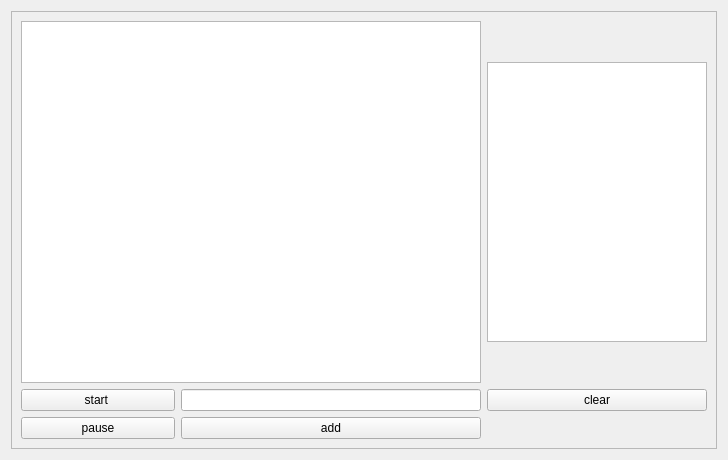
<?xml version="1.0" encoding="UTF-8"?>
<ui version="4.0">
 <class>real_time</class>
 <widget class="QWidget" name="real_time">
  <property name="geometry">
   <rect>
    <x>0</x>
    <y>0</y>
    <width>728</width>
    <height>460</height>
   </rect>
  </property>
  <property name="windowTitle">
   <string>Form</string>
  </property>
  <layout class="QGridLayout" name="gridLayout_2">
   <item row="0" column="1">
    <widget class="QFrame" name="frame">
     <property name="frameShape">
      <enum>QFrame::StyledPanel</enum>
     </property>
     <property name="frameShadow">
      <enum>QFrame::Raised</enum>
     </property>
     <layout class="QGridLayout" name="gridlayout">
      <item row="2" column="0" colspan="3">
       <widget class="QTextEdit" name="textEdit"/>
      </item>
      <item row="4" column="0" colspan="2">
       <widget class="QPushButton" name="pushButton_start">
        <property name="text">
         <string>start </string>
        </property>
       </widget>
      </item>
      <item row="2" column="3">
       <widget class="QPlainTextEdit" name="plainTextEdit">
        <property name="maximumSize">
         <size>
          <width>220</width>
          <height>280</height>
         </size>
        </property>
       </widget>
      </item>
      <item row="4" column="2">
       <widget class="QLineEdit" name="lineEdit">
        <property name="maximumSize">
         <size>
          <width>300</width>
          <height>16777215</height>
         </size>
        </property>
       </widget>
      </item>
      <item row="5" column="2">
       <widget class="QPushButton" name="pushButton_add">
        <property name="text">
         <string>add</string>
        </property>
       </widget>
      </item>
      <item row="4" column="3">
       <widget class="QPushButton" name="pushButton_clear">
        <property name="sizePolicy">
         <sizepolicy hsizetype="Minimum" vsizetype="Fixed">
          <horstretch>4</horstretch>
          <verstretch>2</verstretch>
         </sizepolicy>
        </property>
        <property name="minimumSize">
         <size>
          <width>10</width>
          <height>5</height>
         </size>
        </property>
        <property name="text">
         <string>clear</string>
        </property>
       </widget>
      </item>
      <item row="5" column="0" colspan="2">
       <widget class="QPushButton" name="pushButton_pause">
        <property name="text">
         <string>pause</string>
        </property>
       </widget>
      </item>
     </layout>
    </widget>
   </item>
  </layout>
 </widget>
 <resources/>
 <connections/>
</ui>
